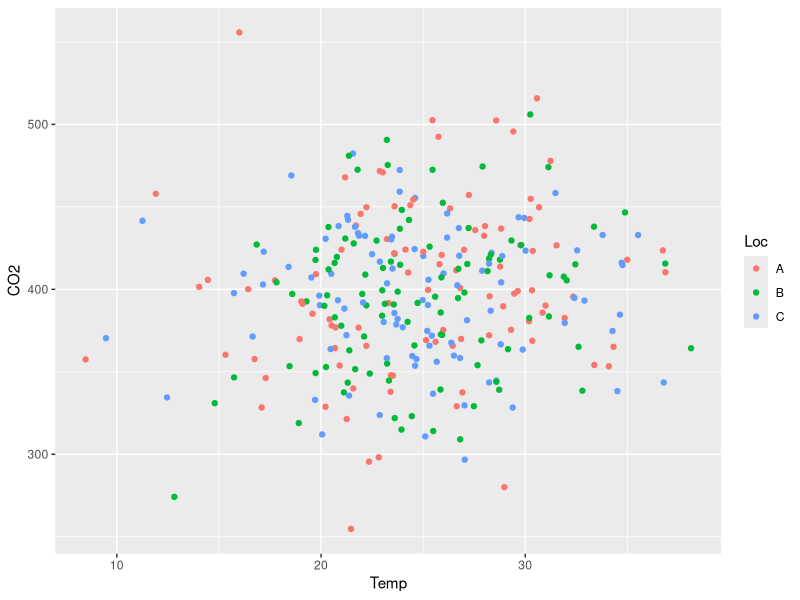
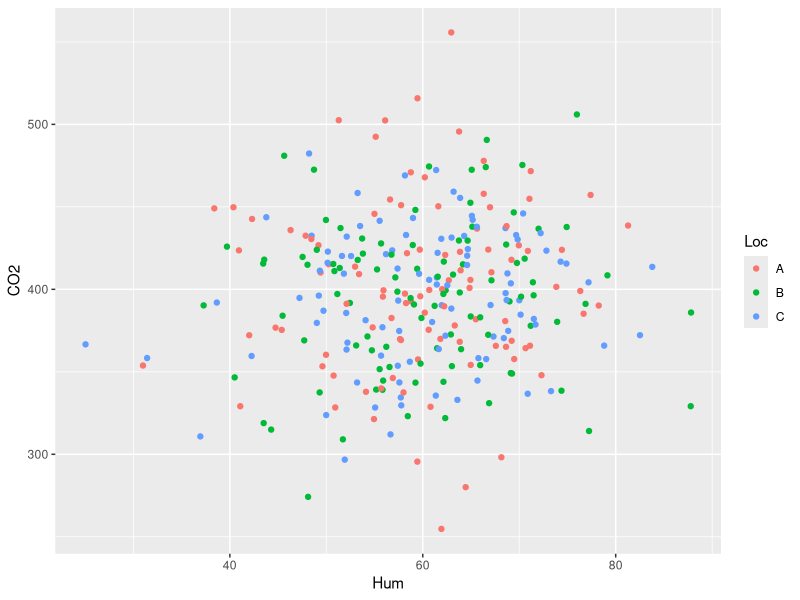

Write R code to recreate these figures, in order.
# Libraries & data
library(ggplot2)
data <- data.frame(Loc = rep(c("A", "B", "C"), 100), Temp = rnorm(300, 25, 5), Hum = rnorm(300, 60, 10), CO2 = rnorm(300, 400, 50))

# Plots
ggplot(data, aes(Temp, CO2, color = Loc)) + geom_point()
ggplot(data, aes(Hum, CO2, color = Loc)) + geom_point()

# Correlation
cor(data$Temp, data$CO2)
cor(data$Hum, data$CO2)
